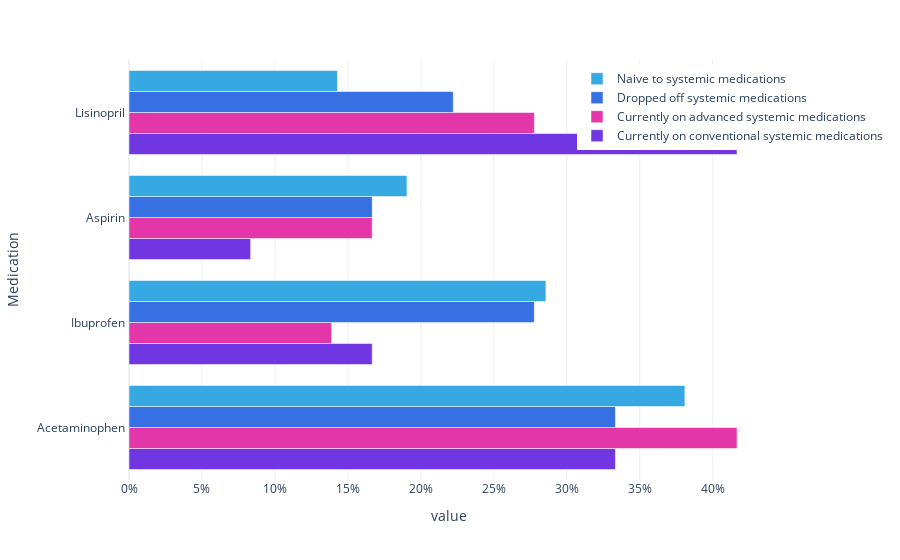

This figure's notebook cell:
### Code cell
medication_data = {
    'Medication': ['Acetaminophen ', 'Ibuprofen ', 'Aspirin ', 'Lisinopril '],
    'Currently on conventional systemic medications': [20, 10, 5, 25],
    'Currently on advanced systemic medications':  [75, 25, 30, 50],
    'Dropped off systemic medications': [30, 25, 15, 20],
    'Naive to systemic medications': [40, 30, 20, 15]
}

plib.plot_multi_series_horizontal(
    data=medication_data,
    x_labels=['Currently on conventional systemic medications','Currently on advanced systemic medications', 'Dropped off systemic medications', 'Naive to systemic medications'],
    y_label='Medication',
    colors=PERMEA_COLOR_WHEEL_5_COMMERCIAL,
    title='Percentage of Patients visiting Medication by Treatment Status',
    template='plotly_white',
    normalize=True,
)

### Figure 1 — Plotly figure (JSON) as saved in the notebook; plotly's stock layout.template omitted (floating-point values rounded to 4 significant figures)
{"data": [{"alignmentgroup": "True", "hovertemplate": "variable=Currently on conventional systemic medications<br>value=%{x}<br>Medication=%{y}<extra></extra>", "legendgroup": "Currently on conventional systemic medications", "marker": {"color": "rgb(112, 54, 226)", "pattern": {"shape": ""}}, "name": "Currently on conventional systemic medications", "offsetgroup": "Currently on conventional systemic medications", "orientation": "h", "showlegend": true, "textposition": "auto", "type": "bar", "x": [33.33, 16.67, 8.333, 41.67], "xaxis": "x", "y": ["Acetaminophen ", "Ibuprofen ", "Aspirin ", "Lisinopril "], "yaxis": "y"}, {"alignmentgroup": "True", "hovertemplate": "variable=Currently on advanced systemic medications<br>value=%{x}<br>Medication=%{y}<extra></extra>", "legendgroup": "Currently on advanced systemic medications", "marker": {"color": "rgb(226, 54, 169)", "pattern": {"shape": ""}}, "name": "Currently on advanced systemic medications", "offsetgroup": "Currently on advanced systemic medications", "orientation": "h", "showlegend": true, "textposition": "auto", "type": "bar", "x": [41.67, 13.89, 16.67, 27.78], "xaxis": "x", "y": ["Acetaminophen ", "Ibuprofen ", "Aspirin ", "Lisinopril "], "yaxis": "y"}, {"alignmentgroup": "True", "hovertemplate": "variable=Dropped off systemic medications<br>value=%{x}<br>Medication=%{y}<extra></extra>", "legendgroup": "Dropped off systemic medications", "marker": {"color": "rgb(54, 112, 226)", "pattern": {"shape": ""}}, "name": "Dropped off systemic medications", "offsetgroup": "Dropped off systemic medications", "orientation": "h", "showlegend": true, "textposition": "auto", "type": "bar", "x": [33.33, 27.78, 16.67, 22.22], "xaxis": "x", "y": ["Acetaminophen ", "Ibuprofen ", "Aspirin ", "Lisinopril "], "yaxis": "y"}, {"alignmentgroup": "True", "hovertemplate": "variable=Naive to systemic medications<br>value=%{x}<br>Medication=%{y}<extra></extra>", "legendgroup": "Naive to systemic medications", "marker": {"color": "rgb(54, 169, 226)", "pattern": {"shape": ""}}, "name": "Naive to systemic medications", "offsetgroup": "Naive to systemic medications", "orientation": "h", "showlegend": true, "textposition": "auto", "type": "bar", "x": [38.1, 28.57, 19.05, 14.29], "xaxis": "x", "y": ["Acetaminophen ", "Ibuprofen ", "Aspirin ", "Lisinopril "], "yaxis": "y"}], "layout": {"barmode": "group", "legend": {"title": {"text": ""}, "tracegroupgap": 0, "traceorder": "reversed", "x": 0.7, "xanchor": "left", "y": 0.99, "yanchor": "top"}, "margin": {"t": 60}, "xaxis": {"anchor": "y", "domain": [0, 1], "ticksuffix": "%", "title": {"text": "value"}}, "yaxis": {"anchor": "x", "domain": [0, 1], "title": {"text": "Medication"}}}}
